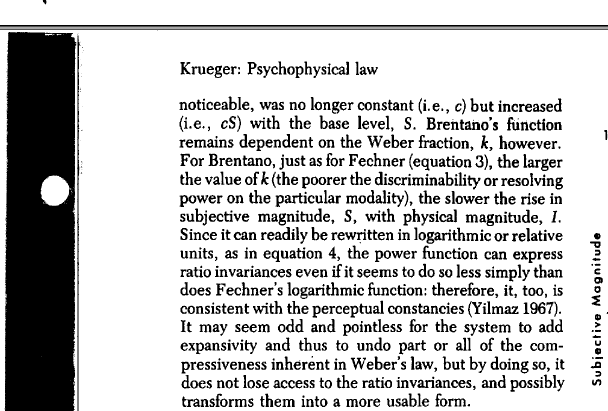
#> input picture HW_2/textsample.tif, 1216 x 821 px (shown at 1/2 size)
$ python q4.py   (older library calls are emulated)
#> lines starting #> are read from the running program, lines starting #| are printed output that depends on the picture; after the words box and inside, x2 and y2 are one past the last pixel; in counts of white or black regions, pixels touching at a corner belong together
# Question 2
import cv2
import sys

import numpy as np


# Mouse callback function. Appends the x,y location of mouse click to a list.
# [4 lines left out: function get_xy, not called in this run]
def load_image(path):
#> called with path = 'textsample.tif'
    image = cv2.imread(path)
#> image is the input picture: shape (821, 1216, 3); min 0, max 255, mean 199.6
    return image

def question_2():
    x_coor = 450
    y_coor = 211
    coordinates = []

    # Read in first frame for template selection
    image = load_image("textsample.tif")
    print(image.shape)
#| (821, 1216, 3)
    q2_window_name = "Question_2"
    cv2.imshow(q2_window_name, image)

    # uncomment if setting new tmeplate
    #cv2.setMouseCallback(q2_window_name, get_xy, coordinates)

    # Once selected user needs to hit enter to progress
    # cv2.waitKey(0)

    # Uncomment if wanting to change template
    # Get Template as img
    # x_coor, y_coor = coordinates[0]
    print("P1 {} P2 {}".format((x_coor-10, y_coor-10), (x_coor+10, y_coor+10)))
    cropped = image[y_coor-10:y_coor+10, x_coor-10:x_coor+10]
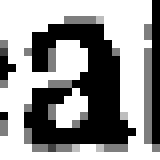
#> cropped: shape (20, 20, 3) (shown 8 times larger); min 0, max 255, mean 149.7
    cropped_x, cropped_y, _ = cropped.shape
#> cropped_x = 20; cropped_y = 20
    print("T_x {} T_y {}".format(cropped_x, cropped_y))
#| T_x 20 T_y 20
    cv2.imwrite("template.png", cropped)

    # Show rectangle around template on first frame
    cv2.rectangle(image, (x_coor-10, y_coor-10), (x_coor+10, y_coor+10),(255,0,0), thickness=1, lineType=8)
#> image: shape (821, 1216, 3); 0.01% of pixels changed, all inside (x1, y1, x2, y2) = (440, 201, 461, 222)
    cv2.imshow(q2_window_name, image)

    # Must hit enter again to show rectange on video
    cv2.waitKey(0)

    scores = cv2.matchTemplate(image, cropped, cv2.TM_CCOEFF_NORMED)
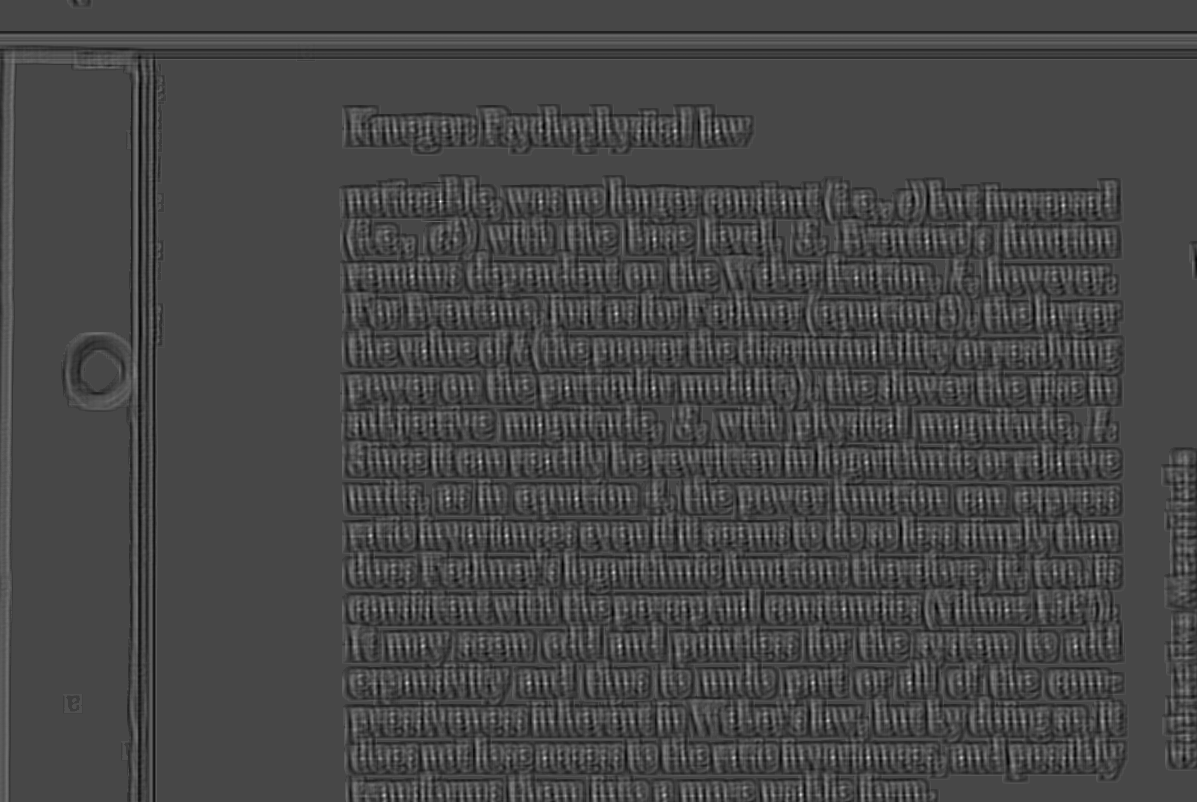
#> scores: shape (802, 1197) float32; min -0.393, max 1, mean -0.00206; drawn with min black and max white
    print(scores)
#> (printed output is left out)

    # Local thresholding code from OpenCV matchTemplate documentation
    # https://opencv-python-tutroals.readthedocs.io/en/latest/py_tutorials/py_imgproc/py_template_matching/py_template_matching.html
    # Threshold experimantally derived
    threshold = 0.60
    match_points = np.where(scores >= threshold)
#> match_points = 104 positions, rows 130 to 795, columns 370 to 1092
    y_coordinates = match_points[0]
#> y_coordinates = 104 values from 130 to 795
    x_coordinates = match_points[1]
#> x_coordinates = 104 values, max 1092 at index 64, min 370 at index 59, mean 700.6
    points = zip(x_coordinates, y_coordinates)

    number_of_matches = 0
    for x_coor, y_coor in points:
        number_of_matches += 1
        #print("Point", x_coor, y_coor)

        # Add offset to center the boundry rectangel
        x_coor += int(cropped_x/2)
        y_coor += int(cropped_y/2)
        cv2.rectangle(image, (x_coor-10, y_coor-10), (x_coor+10, y_coor+10),(0,255,0), thickness=1, lineType=8)
#> this loop made 104 passes
#> (x_coor, y_coor) on passes 1 to 12: (685, 140), (684, 141), (685, 141), (726, 141), (727, 141), (450, 210), (450, 211), (550, 211), (450, 212), (550, 212), (793, 212), (793, 213)
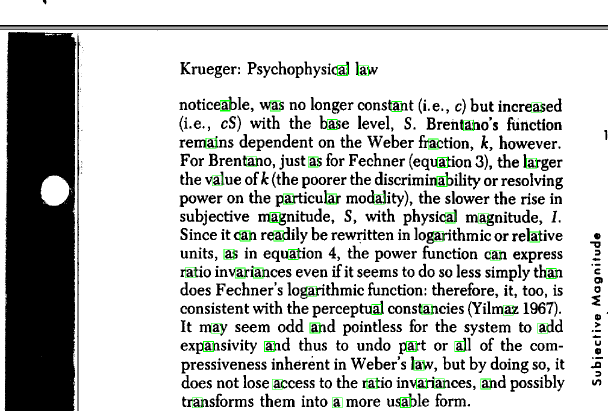
#> image: shape (821, 1216, 3) (shown at 1/2 size); mean B, G, R 198.4, 200, 198.4
#> after the loop, number_of_matches = 104
    cv2.imshow(q2_window_name, image)
    cv2.imwrite("output.png", image)
    cv2.waitKey(0)
    print("A's Found:", number_of_matches)
#| A's Found: 104

def distance(point_a, point_b):
    return np.sqrt((point_b[0]-point_a[0])**2 + (point_b[1]-point_a[1])**2)
# [87 lines left out: function question_4, not called in this run]

def main():
    question_2()
    # question_4()

if __name__ == "__main__":
    main()
